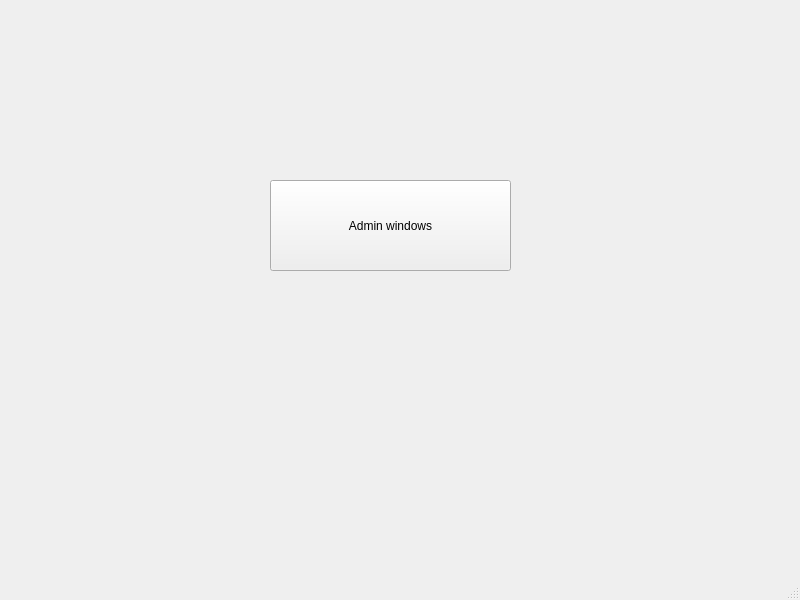
<?xml version="1.0" encoding="UTF-8"?>
<ui version="4.0">
 <class>adminwindow</class>
 <widget class="QMainWindow" name="adminwindow">
  <property name="geometry">
   <rect>
    <x>0</x>
    <y>0</y>
    <width>800</width>
    <height>600</height>
   </rect>
  </property>
  <property name="windowTitle">
   <string>MainWindow</string>
  </property>
  <widget class="QWidget" name="centralwidget">
   <widget class="QPushButton" name="pushButton">
    <property name="geometry">
     <rect>
      <x>270</x>
      <y>180</y>
      <width>241</width>
      <height>91</height>
     </rect>
    </property>
    <property name="text">
     <string>Admin windows</string>
    </property>
   </widget>
  </widget>
  <widget class="QMenuBar" name="menubar">
   <property name="geometry">
    <rect>
     <x>0</x>
     <y>0</y>
     <width>800</width>
     <height>21</height>
    </rect>
   </property>
  </widget>
  <widget class="QStatusBar" name="statusbar"/>
 </widget>
 <resources/>
 <connections/>
</ui>
